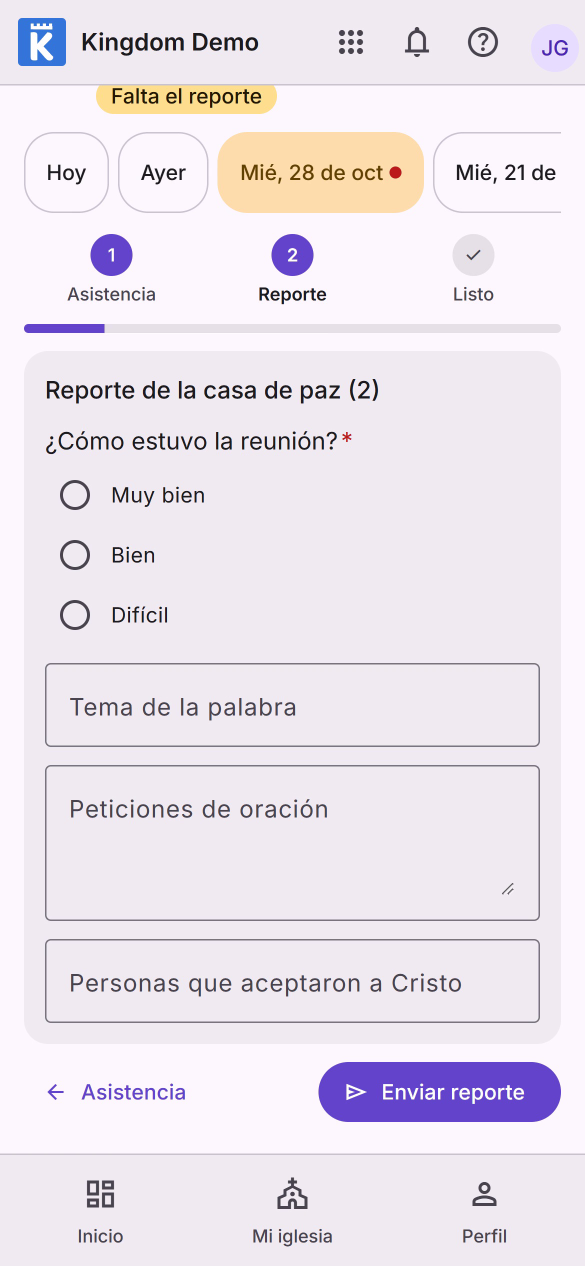
#> input picture videos/kingdomapp/clip-sitio-en-un-minuto/assets/stills/eventos-1027.png, 1170 x 2532 px, given in place of f0000.png, which was not available (shown at 1/2 size)
$ python diff.py ../../clip-sitio-en-un-minuto/assets/stills/eventos-1027.png
#> lines starting #> are read from the running program, lines starting #| are printed output that depends on the picture
import sys, numpy as np, os
from PIL import Image
r=sys.argv[1]; d=f'fr/{r}'; n=len(os.listdir(d))
prev=None; out=[]
for i in range(n):
    a=np.asarray(Image.open(f'{d}/f{i:04d}.png').convert('L'),dtype=np.int16)
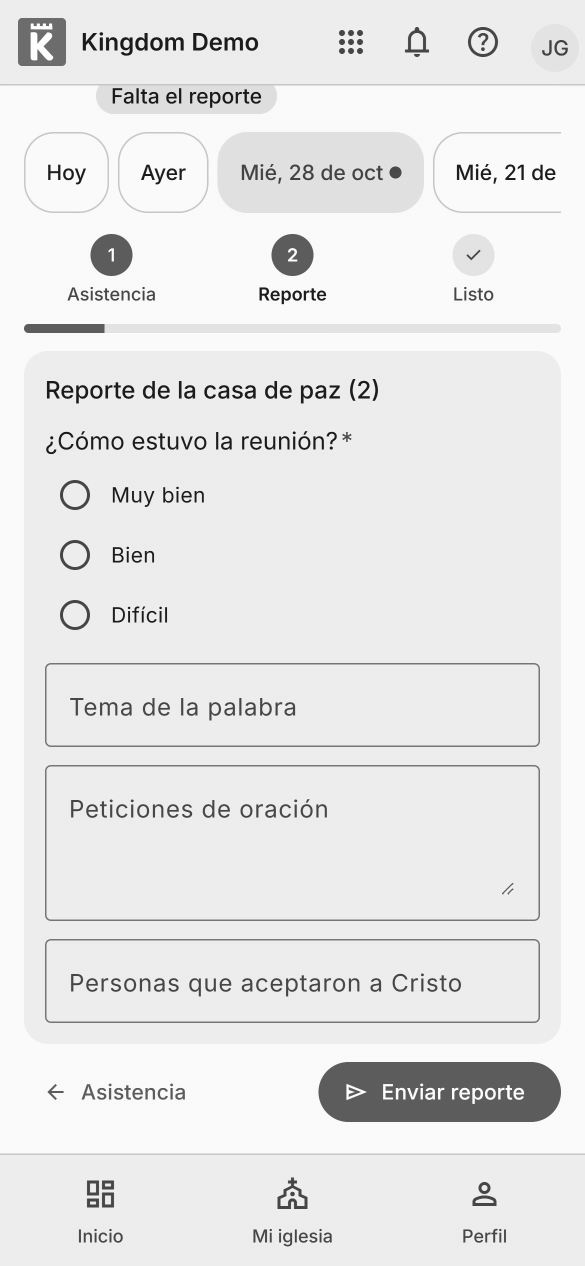
#> a: shape (2532, 1170) int16 (shown at 1/2 size); min 12, max 255, mean 231.4
    if prev is not None:
        m=np.abs(a-prev)>12
        if m.any():
            ys,xs=np.where(m)
            out.append(f"{i}: n={m.sum()} y={ys.min()}-{ys.max()} x={xs.min()}-{xs.max()}")
    prev=a
open(f'diff-{r}.txt','w').write("\n".join(out)); print(r, len(out))

$ run again, on videos/kingdomapp/clip-sitio-en-un-minuto/assets/stills/mi-iglesia-1258.png
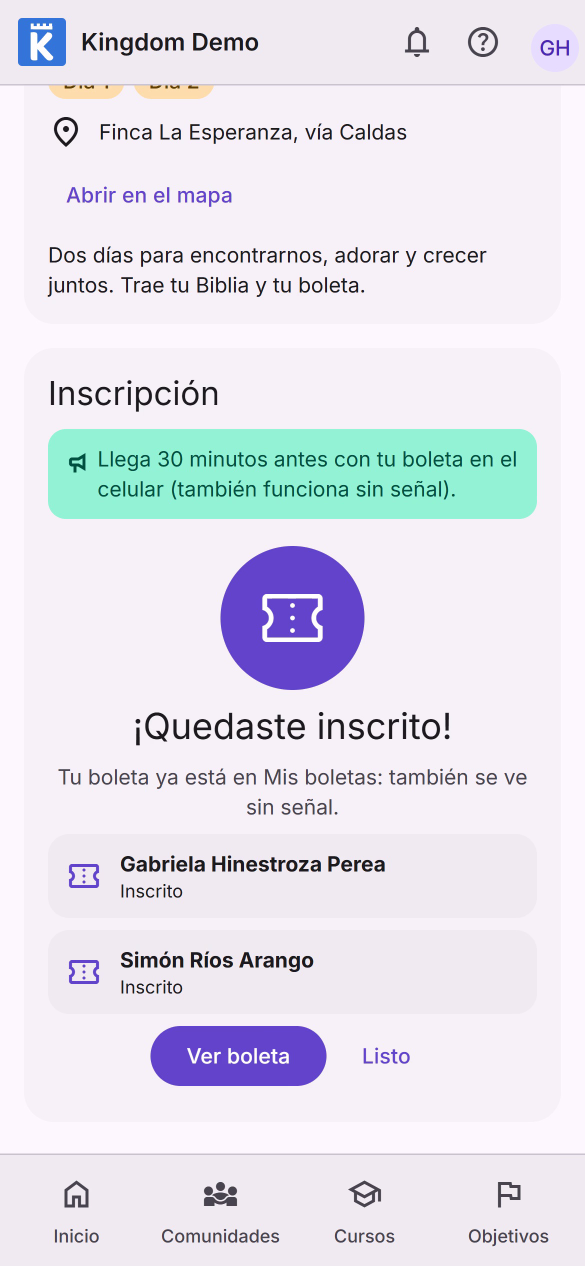
#> input picture videos/kingdomapp/clip-sitio-en-un-minuto/assets/stills/mi-iglesia-1258.png, 1170 x 2532 px, given in place of f0000.png, which was not available (shown at 1/2 size)
#> `a=np.asarray(Image.open(f'{d}/f{i:04d}.png').convert('L'),dtype=np.int..`:
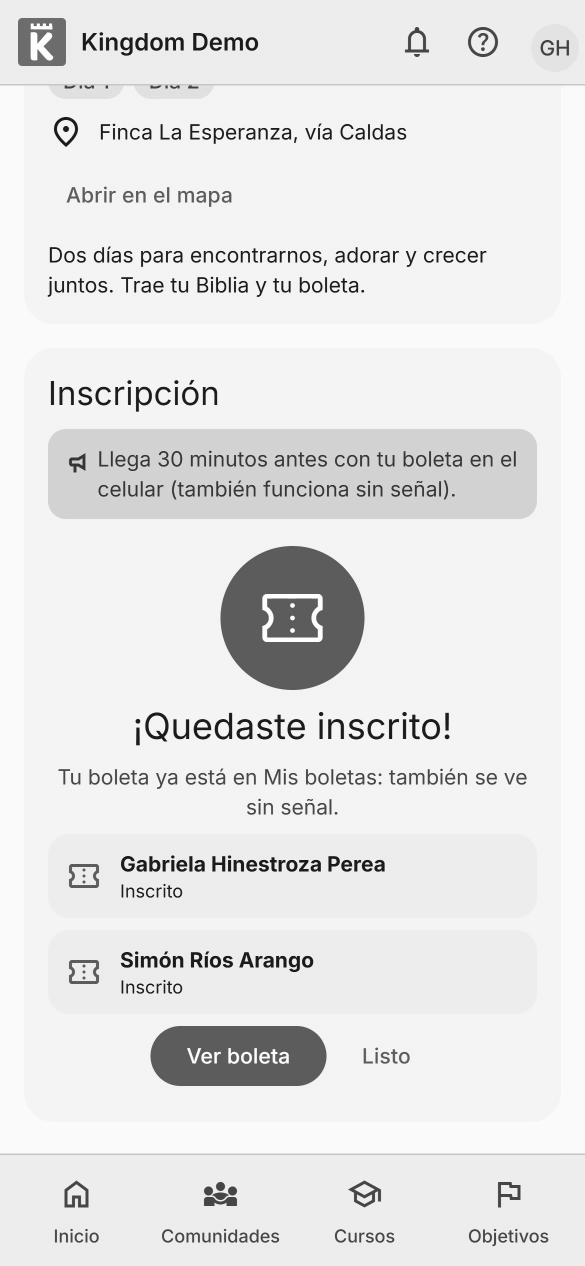
#> a: shape (2532, 1170) int16 (shown at 1/2 size); min 17, max 255, mean 229.2
